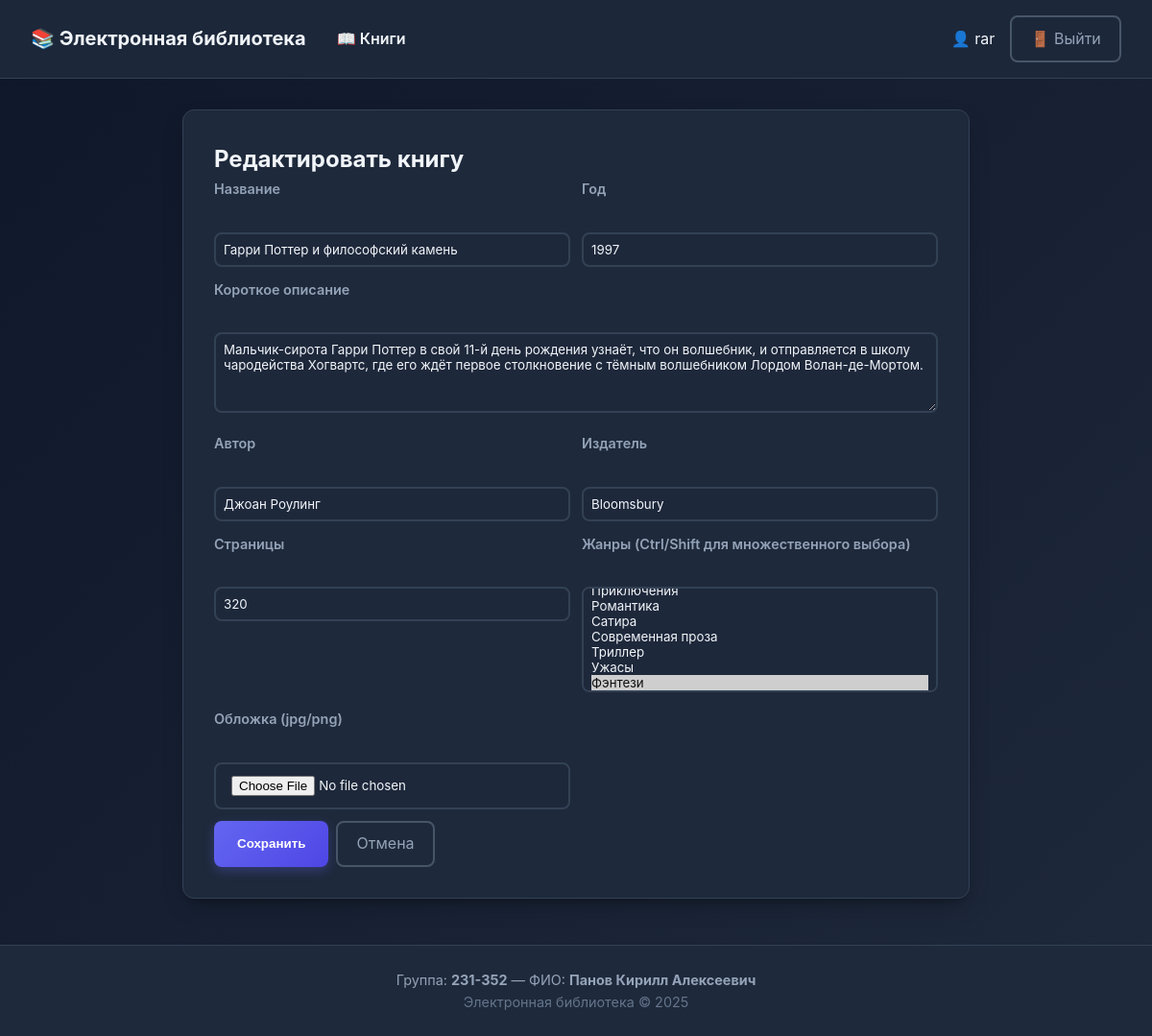
Screenshot of /book/19/edit (signed in) with the database file from the repository.
### tables this page shows
CREATE TABLE users (
  id INTEGER PRIMARY KEY AUTOINCREMENT,
  username TEXT NOT NULL UNIQUE,
  password_hash TEXT NOT NULL,
  last_name TEXT NOT NULL,
  first_name TEXT NOT NULL,
  middle_name TEXT,
  role_id INTEGER NOT NULL,
  FOREIGN KEY (role_id) REFERENCES roles(id) ON DELETE RESTRICT
);

CREATE TABLE books (
  id INTEGER PRIMARY KEY AUTOINCREMENT,
  title TEXT NOT NULL,
  short_description TEXT NOT NULL,
  year INTEGER NOT NULL,
  publisher TEXT NOT NULL,
  author TEXT NOT NULL,
  pages INTEGER NOT NULL
);

### app/books.py (the view, shortened to what this page needs)
@bp.route('/book/<int:book_id>/edit', methods=['GET', 'POST'])
@roles_required('админ', 'модератор')
def book_edit(book_id):
    db = get_db()
    book = db.execute('SELECT * FROM books WHERE id = ?', (book_id,)).fetchone()
    if book is None:
        flash('Книга не найдена', 'error')
        return redirect(url_for('books.index'))
    genres_all = db.execute('SELECT id, name FROM genres ORDER BY name').fetchall()
    current_genres = [str(row['genre_id']) for row in
                      db.execute('SELECT genre_id FROM book_genres WHERE book_id = ?', (book_id,)).fetchall()]
    return render_template('book_form.html', genres=genres_all, form=book, action='edit', book=book,
                           current_genres=current_genres)

### app/auth.py (called while the page is built)
@bp.before_app_request
def load_logged_in_user():
    user_id = session.get('user_id')
    if user_id is None:
        g.user = None
        g.user_role = None
    else:
        db = get_db()
        user = db.execute(
            'SELECT u.id, u.username, u.last_name, u.first_name, u.middle_name, r.name as role_name '
            'FROM users u JOIN roles r ON u.role_id = r.id WHERE u.id = ?',
            (user_id,)
        ).fetchone()
        g.user = user
        g.user_role = user['role_name'] if user else None

def roles_required(*allowed_role_names):
    def decorator(view):
        @wraps(view)
        def wrapped_view(**kwargs):
            if g.get('user') is None:
                flash('Для выполнения данного действия необходимо пройти процедуру аутентификации', 'error')
                return redirect(url_for('auth.login', next=request.path))
            role = g.get('user_role')
            if role not in allowed_role_names:
                flash('У вас недостаточно прав для выполнения данного действия', 'error')
                return redirect(url_for('books.index'))
            return view(**kwargs)
        return wrapped_view
    return decorator

### app/db.py (called while the page is built)
def get_db():
    if 'db' not in g:
        g.db = sqlite3.connect(
            current_app.config['DATABASE'],
            detect_types=sqlite3.PARSE_DECLTYPES
        )
        g.db.row_factory = sqlite3.Row
    return g.db

### app/templates/book_form.html (shortened to what this page needs)
{% extends "base.html" %}
{% block content %}
<div class="card" style="max-width:820px; margin:0 auto;">
  {% if action == 'add' %}
    <h2>Добавить книгу</h2>
    <form method="post" enctype="multipart/form-data">
  {% else %}
    <h2>Редактировать книгу</h2>
    <form method="post" enctype="multipart/form-data">
  {% endif %}
    <div style="display:grid; grid-template-columns:1fr 1fr; gap:12px;">
      <div>
        <label>Название</label><br/>
        <input name="title" required style="width:100%; padding:8px;" value="{{ form.title if form else (book.title if book else '') }}">
      </div>
      <div>
        <label>Год</label><br/>
        <input name="year" required style="width:100%; padding:8px;" value="{{ form.year if form else (book.year if book else '') }}">
      </div>
      <div style="grid-column:1/3;">
        <label>Короткое описание</label><br/>
        <textarea name="short_description" required style="width:100%; padding:8px;" rows="4">{{ form.short_description if form else (book.short_description if book else '') }}</textarea>
      </div>
      <div>
        <label>Автор</label><br/>
        <input name="author" required style="width:100%; padding:8px;" value="{{ form.author if form else (book.author if book else '') }}">
      </div>
      <div>
        <label>Издатель</label><br/>
        <input name="publisher" required style="width:100%; padding:8px;" value="{{ form.publisher if form else (book.publisher if book else '') }}">
      </div>
      <div>
        <label>Страницы</label><br/>
        <input name="pages" required style="width:100%; padding:8px;" value="{{ form.pages if form else (book.pages if book else '') }}">
      </div>
      <div>
        <label>Жанры (Ctrl/Shift для множественного выбора)</label><br/>
        <select name="genres" multiple style="width:100%; padding:8px; min-height:110px;">
          {% for g in genres %}
            {% set gid = g['id']|string %}
            <option value="{{ g['id'] }}" {% if (current_genres is defined and gid in current_genres) or (form and (g['id']|string) in (form.getlist('genres') if form.getlist else []) ) %}selected{% endif %}>{{ g['name'] }}</option>
          {% endfor %}
        </select>
      </div>
      <div>
        <label>Обложка (jpg/png)</label><br/>
        <input type="file" name="cover" accept="image/*">
      </div>
    </div>
    <div style="margin-top:12px; display:flex; gap:8px;">
      <button class="btn" type="submit">{% if action=='add' %}Добавить{% else %}Сохранить{% endif %}</button>
      <a class="btn-ghost" href="{{ url_for('books.index') }}">Отмена</a>
    </div>
  </form>
</div>
{% endblock %}

### app/templates/base.html (shortened to what this page needs)
<!doctype html>
<html lang="ru">
<head>
</head>
<body>
  <div class="navbar">
    <div class="nav-left">
      <a href="{{ url_for('books.index') }}" style="font-size:1.25rem; font-weight:700;">📚 Электронная библиотека</a>
      <a href="{{ url_for('books.index') }}">📖 Книги</a>
    </div>
    <div class="nav-right">
      {% if session.get('user_id') %}
        <span>👤 {{ session.get('full_name') }}</span>
        <a class="btn-ghost" href="{{ url_for('auth.logout') }}">🚪 Выйти</a>
      {% else %}
        <a class="btn" href="{{ url_for('auth.login') }}">🔐 Войти</a>
      {% endif %}
    </div>
  </div>
  <div class="container">
    {% block content %}{% endblock %}
  </div>
  <footer>
    Группа: <strong>231-352</strong> — ФИО: <strong>Панов Кирилл Алексеевич</strong><br/>
    <span class="muted">Электронная библиотека © 2025</span>
  </footer>
</body>
</html>

### app/templates/base.html (style rules this page uses)
:root { --primary: #6366f1; --primary-hover: #4f46e5; --secondary: #64748b; --success: #10b981; --error: #ef4444; --warning: #f59e0b; --bg-dark: #0f172a; --bg-card: #1e293b; --bg-hover: #334155; --text-primary: #f1f5f9; --text-secondary: #94a3b8; --text-muted: #64748b; --border: #334155; --border-light: #475569; --shadow: 0 10px 25px -5px rgba(0, 0, 0, 0.3), 0 8px 10px -6px rgba(0, 0, 0, 0.2); --radius: 12px; --radius-sm: 8px; --transition: all 0.2s ease-in-out; }
* { box-sizing: border-box; margin: 0; padding: 0; }
body { font-family: 'Inter', 'Segoe UI', Arial, sans-serif; margin: 0; padding: 0; background: linear-gradient(135deg, var(--bg-dark) 0%, #1e293b 100%); color: var(--text-primary); font-size: 1rem; line-height: 1.6; min-height: 100vh; }
.navbar { background: rgba(30, 41, 59, 0.95); backdrop-filter: blur(20px); border-bottom: 1px solid var(--border); padding: 1rem 2rem; display: flex; align-items: center; justify-content: space-between; position: sticky; top: 0; z-index: 100; }
.nav-left { display: flex; align-items: center; gap: 2rem; }
.nav-left a, .nav-left span { color: var(--text-primary); text-decoration: none; font-weight: 600; transition: var(--transition); position: relative; }
.nav-left a::after { content: ''; position: absolute; bottom: -5px; left: 0; width: 0; height: 2px; background: var(--primary); transition: var(--transition); }
.nav-right { display: flex; align-items: center; gap: 1rem; }
.container { max-width: 1200px; margin: 2rem auto; padding: 0 1.5rem; }
.card { background: var(--bg-card); color: var(--text-primary); padding: 2rem; border-radius: var(--radius); box-shadow: var(--shadow); border: 1px solid var(--border); backdrop-filter: blur(10px); transition: var(--transition); }
footer { margin-top: 3rem; padding: 1.5rem 2rem; text-align: center; color: var(--text-secondary); background: var(--bg-card); border-top: 1px solid var(--border); font-size: 0.9rem; }
.btn { background: linear-gradient(135deg, var(--primary) 0%, var(--primary-hover) 100%); color: white; padding: 0.75rem 1.5rem; border-radius: var(--radius-sm); text-decoration: none; border: none; cursor: pointer; font-weight: 600; transition: var(--transition); display: inline-flex; align-items: center; gap: 0.5rem; box-shadow: 0 4px 12px rgba(99, 102, 241, 0.3); }
.btn-ghost { background: transparent; border: 2px solid var(--border-light); color: var(--text-secondary); padding: 0.6rem 1.2rem; border-radius: var(--radius-sm); text-decoration: none; transition: var(--transition); }
.muted { color: var(--text-muted); font-size: 0.9rem; }
form textarea, form input, select { background: rgba(30, 41, 59, 0.8); color: var(--text-primary); border: 2px solid var(--border); border-radius: var(--radius-sm); padding: 0.75rem 1rem; width: 100%; transition: var(--transition); font-family: inherit; }
form label { display: block; margin-bottom: 0.5rem; color: var(--text-secondary); font-weight: 600; font-size: 0.9rem; }
a { color: var(--primary); text-decoration: none; transition: var(--transition); }

### rows the page displays
users: get "rar"
books: title "Гарри Поттер и философский камень", year "1997", short_description "Мальчик-сирота Гарри Поттер в свой 11-й день рождения узнаёт, что он волшебник, и отправляется в школу чародейства Хогвартс, где его ждёт первое столкновение с тёмным волшебником Лордом Волан-де-Мортом.", author "Джоан Роулинг", publisher "Bloomsbury", pages "320"

### other values shown
form field genres "Романтика / Сатира / Современная проза / Триллер / Ужасы / Фэнтези ☑"
